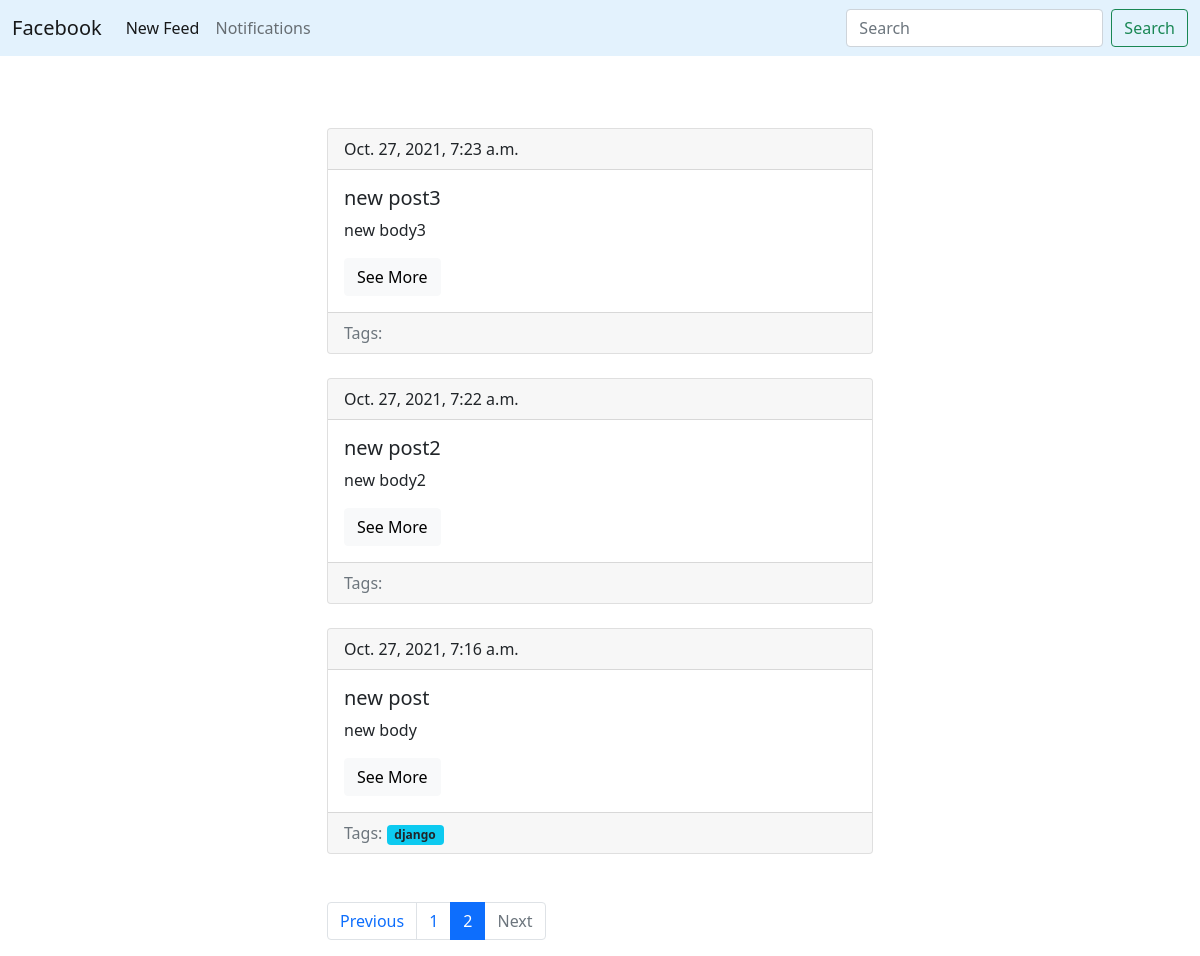
The app's page /blog/?page=2, older data.
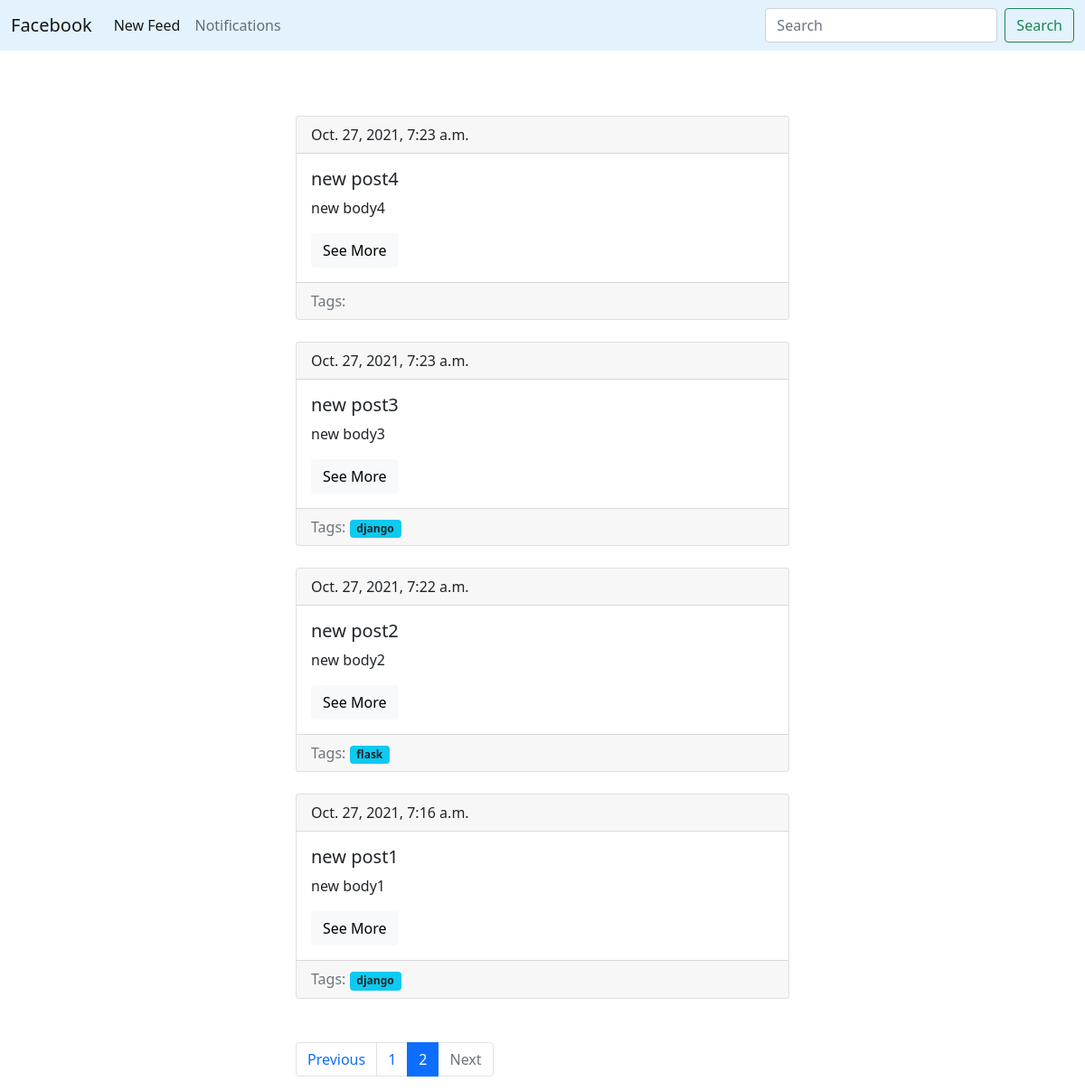
The same page, newer data.
### blog/models.py (models this page shows, shortened)
class Post(models.Model):
    title = models.CharField(max_length=150, db_index=True)
    slug = models.SlugField(max_length=150, unique=True, blank=True)
    body = models.TextField(blank=True, db_index=True)
    date_pub = models.DateTimeField(auto_now_add=True)
    tags = models.ManyToManyField('Tag', blank=True, related_name='posts')
    def get_absolute_url(self):
        return reverse('post_detail_url', kwargs = {'slug':self.slug})
    class Meta:
        ordering = ['-date_pub']

class Tag(models.Model):
    title = models.CharField(max_length=150)
    slug = models.SlugField(max_length=150, unique=True)
    def get_absolute_url(self):
        return reverse('tag_detail_url', kwargs = {'slug': self.slug})
    class Meta:
        ordering = ['title']

### blog/views.py (the view)
# urls.py: path('',posts_list, name='posts_list_url'),
def posts_list(request):
    search_query = request.GET.get('search', '')
    if search_query:
        posts = Post.objects.filter(Q(title__icontains = search_query)|Q(body__icontains = search_query))
    else:
        posts=Post.objects.all()
    paginator = Paginator(posts, 4)
    page_number = request.GET.get('page', 1)
    page = paginator.get_page(page_number)
    if page.has_next():
        next_url = f'?page={page.next_page_number()}'
    else:
        next_url = ''
    if page.has_previous():
        prev_url = f'?page={page.previous_page_number()}'
    else:
        prev_url = ''
    return render(request, 'blog/posts_list.html', context={'page': page, 'next_page_url': next_url, 'prev_page_url': prev_url})

### blog/templates/blog/posts_list.html (shortened to what this page needs)
{%extends 'blog/base_blog.html'%}
{%block content%}
    {%for post in page.object_list%}
        {%include 'blog/includes/post_card_templates.html'%}
    {%endfor%}
{%endblock%}

### blog/templates/blog/includes/post_card_templates.html
<div class="card mt-4">
    <div class="card-header">
      {{post.date_pub}}
    </div>
    <div class="card-body">
      <h5 class="card-title">{{post.title}}</h5>
      <p class="card-text">{{post.body|truncatewords:15}}</p>
      <a href="{{post.get_absolute_url}}" class="btn btn-light">See More</a>
    </div>
    <div class="card-footer text-muted">
      Tags:
      {%for tag in post.tags.all %}
          <a href="{{tag.get_absolute_url}}"><span class="badge bg-info text-dark">{{tag.title}}</span></a>
      {%endfor%}
  </div>
</div>

Row changes from the older to the newer data that the page shows:
now on this page (row unchanged): Post: date_pub "Oct. 27, 2021, 7:23 a.m.", title "new post4", body "new body4"
changed Post "new post3": gains Tag (title "django")
added Tag: title "flask", shown under Post "new post2"
changed Post: title "new post" → "new post1"; body "new body" → "new body1"
